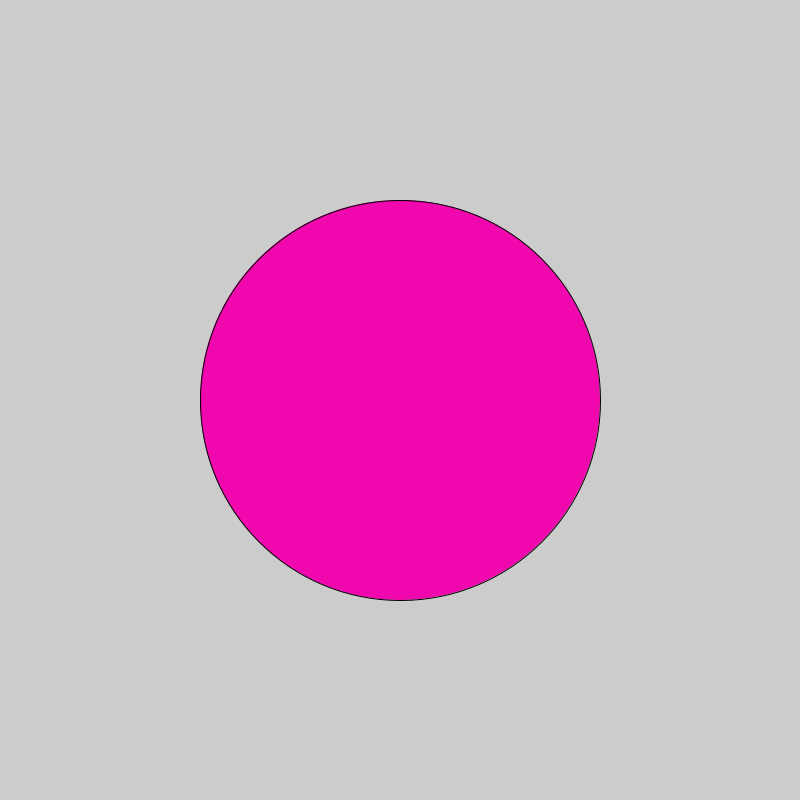
Frame 1 (no input)
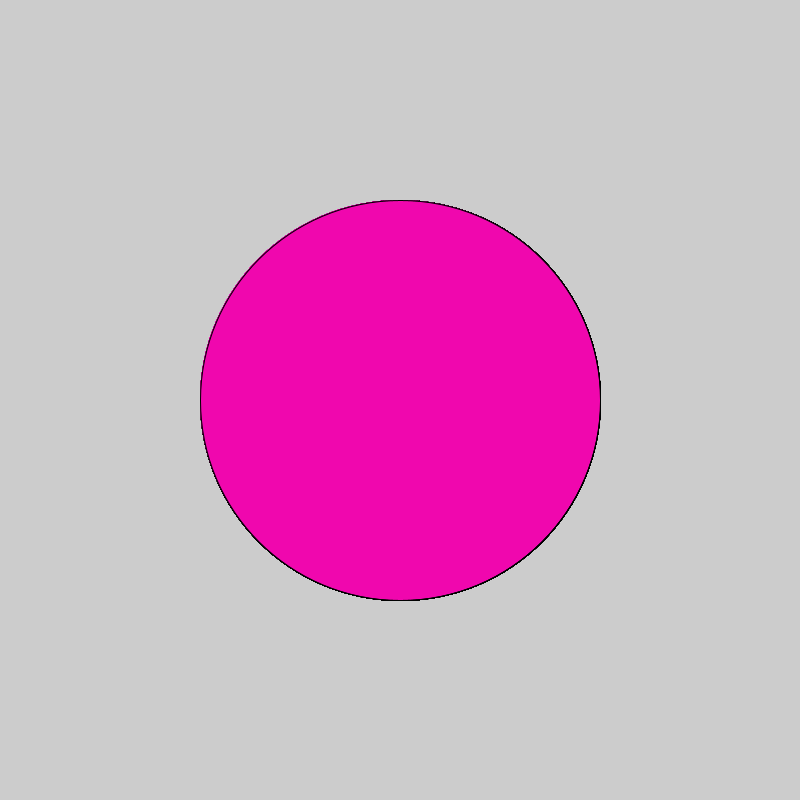
Frame 60 (the mouse pressed at the canvas centre just before this capture)
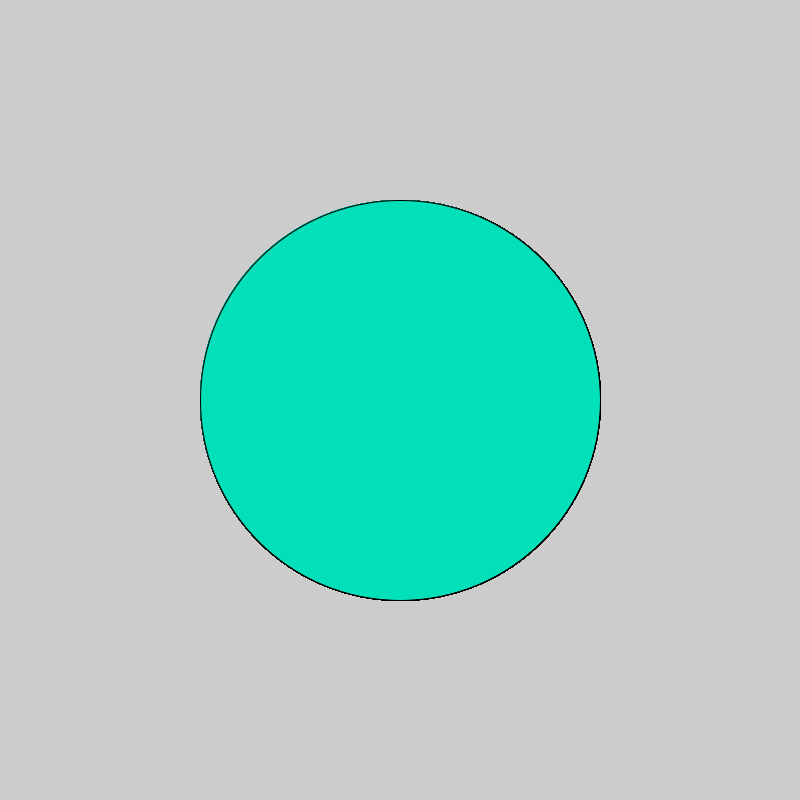
Frame 120 (the mouse held since frame 60 and released just before this capture)

The Processing sketch that drew these frames (run headless with seeded random() and noise(); from frame 60 on, the mouse is pressed at the canvas centre):

// Processing sketch: Priyankaa_s_pink_bowling_ball
// ── Priyankaa_s_pink_bowling_ball.pde
void setup(){
size(800,800);
}
void draw (){
  if(mousePressed){
    fill(#02E0B9);
  }
  else{
    fill(#F007AE);
  }
ellipse(400,400,400,400);
}
